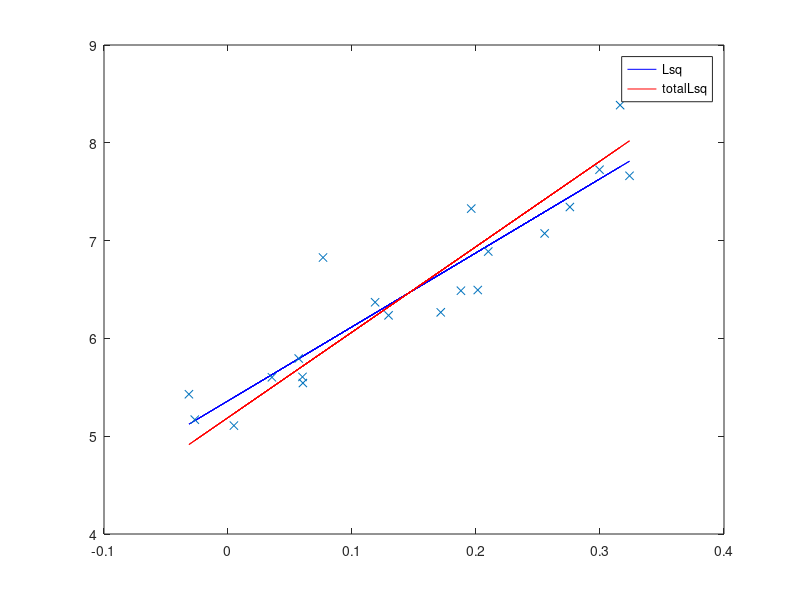

MATLAB code to generate this figure:
clear;
load('linjepunkter_1.mat');
x = x';
y = y';
ata = [x'*x, sum(x); sum(x), numel(x)];
aty = [x'*y; sum(y)];
kl1 = ata\aty;
y1vals = kl1(1)*x + kl1(2);
ydiffsq = @(y, yvals) abs(yvals - y);
y1diff = ydiffsq(y, y1vals);
%ytotalDiff = @(x, y, kl) abs(y*ones(size(kl(1,:))) -x*kl(1,:) - ones(size(x))*kl(2,:))*diag(1./(sqrt(kl(1,:).^2 + ones(size(kl(1,:))))));
ytotalDiff = @(x, y, abc) abs(y*abc(2,:) +x*abc(1,:) + ones(size(x))*abc(3,:))*diag(1./(sqrt(abc(1,:).^2 + abc(2,:).^2)));
y1totalDiff = ytotalDiff(x, y, [kl1(1);-1;kl1(2)]);
sq = @(y) sqrt(sum(y.^2));
y1Dists = [sq(y1diff), sq(y1totalDiff)];

xbar = sum(x);
x2bar = x'*x;
ybar = sum(y);
xybar = x'*y;
y2bar = y'*y;
N = numel(x);
corn = xybar - xbar*ybar/N;
totalA = [x2bar - xbar^2/N, corn
            corn, y2bar - ybar^2/N];
[ab, d] = eig(totalA);
c = -1/N*(ab(1,:)*xbar+ab(2,:)*ybar);
%y2totalDiff = ytotalDiff(x, y, [ab(1,:); c]*diag(1./ab(2,:)));
y2totalDiff = ytotalDiff(x, y, [ab; c]);
y2totalDist = sq(y2totalDiff);
[y2totalDist,abInd] = min(y2totalDist);
ac = -[ab(1,abInd); c(abInd)]./ab(2,abInd);
y2vals = ac(1)*x + ac(2);
y2diff = abs(y2vals-y);
y2Dists = [sq(y2diff), y2totalDist];



plot(x, y1vals, 'b');
hold on;
plot(x, y2vals, 'r');
plot(x,y,'x');
legend('Lsq', 'totalLsq');

dists = [y1Dists; y2Dists];

